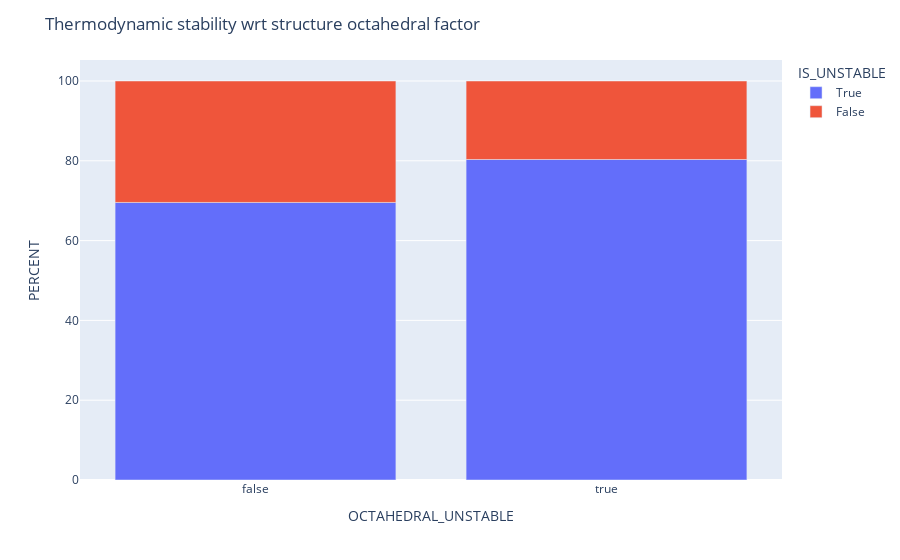

Write notebook code for a chart like this one.
### Code cell
grouped_structures = df_.groupby("OCTAHEDRAL_UNSTABLE")["IS_UNSTABLE"].value_counts(normalize=True).mul(100).rename('PERCENT').reset_index()

fig = px.bar(grouped_structures,
             x="OCTAHEDRAL_UNSTABLE",
             y="PERCENT",
             color="IS_UNSTABLE")

fig.update_layout(title_text="Thermodynamic stability wrt structure octahedral factor")

fig.show()

### Figure 1 — Plotly figure (JSON) as saved in the notebook; plotly's stock layout.template omitted (floating-point values rounded to 4 significant figures)
{"data": [{"alignmentgroup": "True", "hovertemplate": "IS_UNSTABLE=True<br>OCTAHEDRAL_UNSTABLE=%{x}<br>PERCENT=%{y}<extra></extra>", "legendgroup": "True", "marker": {"color": "#636efa", "pattern": {"shape": ""}}, "name": "True", "offsetgroup": "True", "orientation": "v", "showlegend": true, "textposition": "auto", "type": "bar", "x": [false, true], "xaxis": "x", "y": [69.56, 80.33], "yaxis": "y"}, {"alignmentgroup": "True", "hovertemplate": "IS_UNSTABLE=False<br>OCTAHEDRAL_UNSTABLE=%{x}<br>PERCENT=%{y}<extra></extra>", "legendgroup": "False", "marker": {"color": "#EF553B", "pattern": {"shape": ""}}, "name": "False", "offsetgroup": "False", "orientation": "v", "showlegend": true, "textposition": "auto", "type": "bar", "x": [false, true], "xaxis": "x", "y": [30.44, 19.67], "yaxis": "y"}], "layout": {"barmode": "relative", "legend": {"title": {"text": "IS_UNSTABLE"}, "tracegroupgap": 0}, "margin": {"t": 60}, "title": {"text": "Thermodynamic stability wrt structure octahedral factor"}, "xaxis": {"anchor": "y", "domain": [0, 1], "title": {"text": "OCTAHEDRAL_UNSTABLE"}}, "yaxis": {"anchor": "x", "domain": [0, 1], "title": {"text": "PERCENT"}}}}
